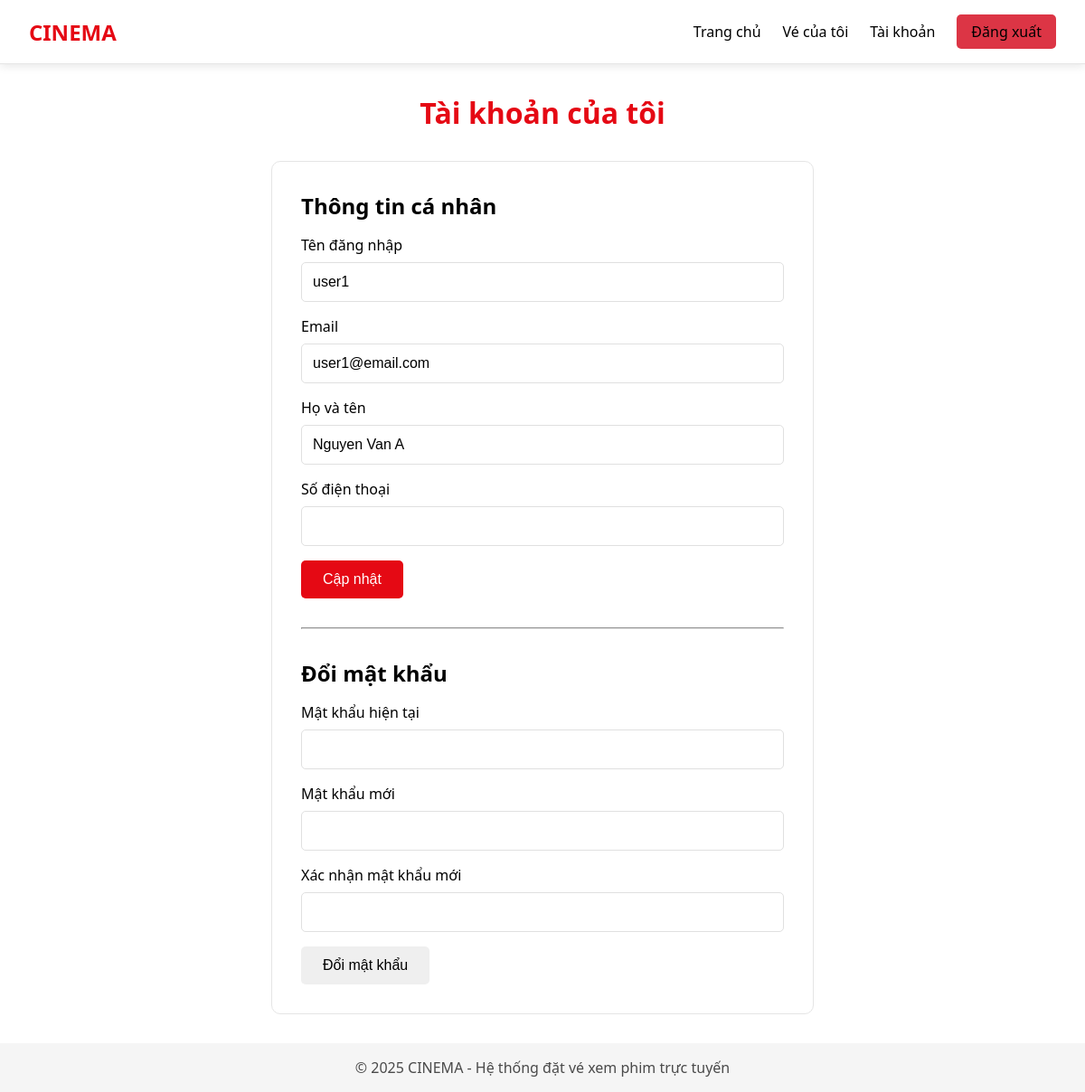
Page /account (signed in) on the earlier database version.
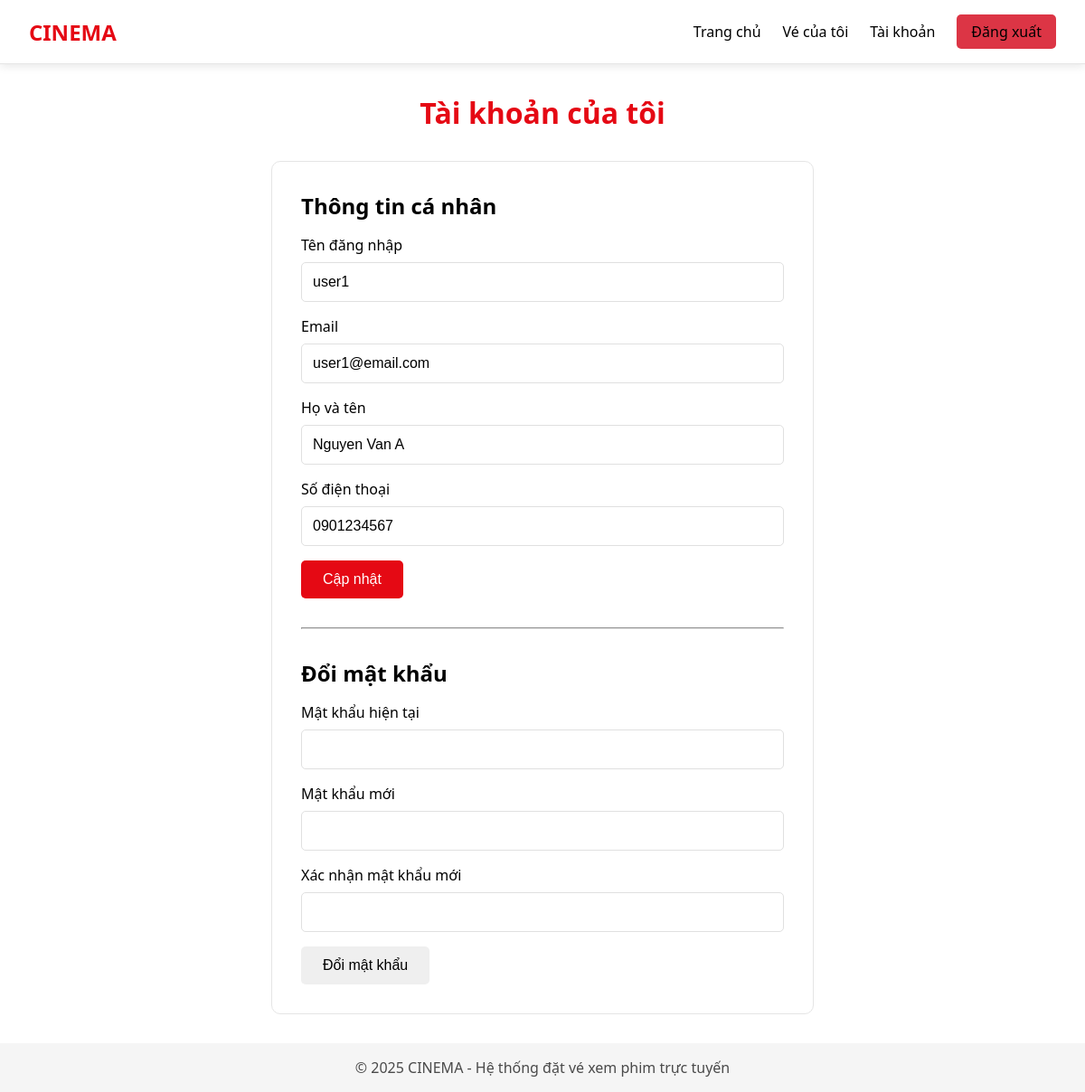
Same page on the later database version.
### tables this page shows
CREATE TABLE users (
            id INTEGER PRIMARY KEY AUTOINCREMENT,
            username TEXT UNIQUE NOT NULL,
            email TEXT,
            password TEXT NOT NULL,
            full_name TEXT,
            phone TEXT,
            is_admin INTEGER DEFAULT 0,
            created_at TIMESTAMP DEFAULT CURRENT_TIMESTAMP
        );

### app.py (the view)
@app.route('/account')
@login_required
def account():
    khach_hang = KhachHang.tim_theo_id(session['user_id'])
    user = khach_hang.to_dict() if khach_hang else {}
    return render_template('account.html', user=user)

### app.py (called while the page is built)
def login_required(f):
    @wraps(f)
    def decorated_function(*args, **kwargs):
        if 'user_id' not in session:
            flash('Vui lòng đăng nhập để tiếp tục.', 'warning')
            return redirect(url_for('login'))
        return f(*args, **kwargs)
    return decorated_function

### models.py (called while the page is built)
def get_db():
    conn = sqlite3.connect(DB_PATH)
    conn.row_factory = sqlite3.Row
    return conn

    @classmethod
    def tim_theo_id(cls, maKH: int) -> Optional['KhachHang']:
        conn = get_db()
        user = conn.execute('SELECT * FROM users WHERE id = ?', (maKH,)).fetchone()
        conn.close()
        if user:
            return cls(
                maKH=user['id'],
                username=user['username'],
                password=user['password'],
                ten=user['full_name'],
                email=user['email'],
                sdt=user['phone'],
                is_admin=user['is_admin']
            )
        return None

### templates/account.html (shortened to what this page needs)
{% extends "base.html" %}
{% block content %}
<h1 class="page-title">Tài khoản của tôi</h1>
<div class="form-container" style="max-width: 600px;">
    <h2 style="margin-bottom: 1rem;">Thông tin cá nhân</h2>
    <form method="POST" action="{{ url_for('update_profile') }}">
        <div class="form-group">
            <label>Tên đăng nhập</label>
            <input type="text" value="{{ user.username }}" disabled>
        </div>
        <div class="form-group">
            <label for="email">Email</label>
            <input type="email" id="email" name="email" value="{{ user.email }}" required>
        </div>
        <div class="form-group">
            <label for="full_name">Họ và tên</label>
            <input type="text" id="full_name" name="full_name" value="{{ user.full_name or '' }}">
        </div>
        <div class="form-group">
            <label for="phone">Số điện thoại</label>
            <input type="tel" id="phone" name="phone" value="{{ user.phone or '' }}">
        </div>
        <button type="submit" class="btn btn-primary">Cập nhật</button>
    </form>
    <hr style="margin: 2rem 0; border-color: #e5e5e5;">
    <h2 style="margin-bottom: 1rem;">Đổi mật khẩu</h2>
    <form method="POST" action="{{ url_for('change_password') }}">
        <div class="form-group">
            <label for="current_password">Mật khẩu hiện tại</label>
            <input type="password" id="current_password" name="current_password" required>
        </div>
        <div class="form-group">
            <label for="new_password">Mật khẩu mới</label>
            <input type="password" id="new_password" name="new_password" required minlength="6">
        </div>
        <div class="form-group">
            <label for="confirm_password">Xác nhận mật khẩu mới</label>
            <input type="password" id="confirm_password" name="confirm_password" required>
        </div>
        <button type="submit" class="btn btn-warning">Đổi mật khẩu</button>
    </form>
</div>
{% endblock %}

Differences in the rows shown:
changed users "user1": phone (not shown) → "0901234567"
